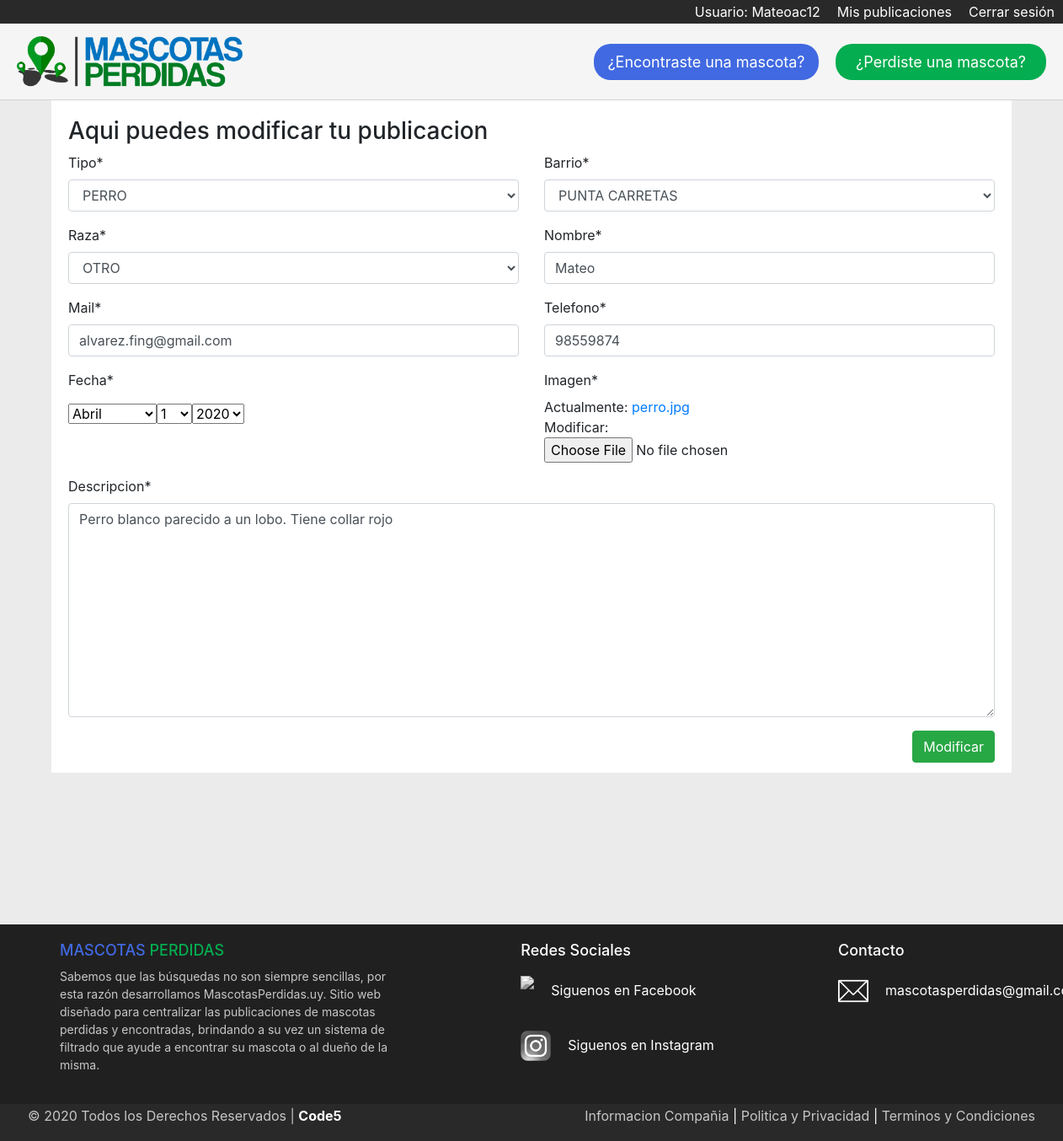
The app's page /modificar_publicaciones/49/ (signed in) with its own data.
### Mascotas/models.py (models this page shows)
class MascotaPerdida(models.Model):
    estado = models.CharField(max_length=40)
    imagen = models.ImageField(null=True, blank=True)  # <---- NO SACAR EL NULL NI EL BLANK QUE SE ROMPE LA BBDD
    barrio = models.ForeignKey(Barrio, on_delete=models.CASCADE)
    tipo = models.ForeignKey(Tipo, on_delete=models.CASCADE)
    raza = models.ForeignKey(Raza, on_delete=models.CASCADE)
    fecha = models.DateField()
    nombre = models.CharField(max_length=40)
    mail = models.EmailField()
    telefono = models.IntegerField()
    descripcion = models.TextField()

### Mascotasperdidas/views.py (the view)
# urls.py: path('modificar_publicaciones/<id>/', Modificar_publicaciones, name='modificar_publicaciones'),
@login_required
def Modificar_publicaciones(request, id):
    modificar = MascotaPerdida.objects.get(id=id)
    data = {
        'form': MascotaPerdidaForm(instance=modificar)
    }
    if request.method == 'POST':
        formulario = MascotaPerdidaForm(data=request.POST, files=request.FILES, instance=modificar)
        if formulario.is_valid():
            formulario.save()
            return redirect(to='listado_publicaciones')
        data['form'] = formulario
    return render(request, 'modificar_publicaciones.html', data)

### Mascotasperdidas/forms.py (shortened to what this page needs)
class MascotaPerdidaForm(ModelForm):
    estado = forms.CharField(initial='PERDIDO', widget = forms.HiddenInput())
    imagen = forms.ImageField(required=True)
    class Meta:
        model = MascotaPerdida
        fields = ['estado', 'barrio', 'tipo', 'raza', 'fecha', 'nombre', 'mail', 'telefono', 'imagen', 'descripcion']
        widgets = {
            'fecha': forms.SelectDateWidget(years=range(2020, 2021)),
        }

### Mascotas/models.py (called while the page is built)
    def __str__(self):
        return self.lugar

    def __str__(self):
        return self.especie

    def __str__(self):
        return self.tipo

### Mascotasperdidas/templates/modificar_publicaciones.html (shortened to what this page needs)
{% extends 'base.html' %}
{% load static %}
{% load crispy_forms_tags %}
{% block contenido %}
    <h3>Aqui puedes modificar tu publicacion</h3>
    <form action="" method="POST">
        <div class="row">
            <div class="col-6">
              {{ form.tipo|as_crispy_field }}
            </div>
            <div class="col-6">
                {{ form.barrio|as_crispy_field }}
            </div>
            <div class="col-6">
                {{ form.raza|as_crispy_field }}
            </div>
            <div class="col-6">
                {{ form.nombre|as_crispy_field }}
            </div>
            <div class="col-6">
                {{ form.mail|as_crispy_field }}
            </div>
            <div class="col-6">
                {{ form.telefono|as_crispy_field }}
            </div>
            <div class="col-6">
                <p>Fecha*</p>
                {{ form.fecha }}
            </div>
            <div class="col-6">
                {{ form.imagen|as_crispy_field }}
            </div>
        </div>
        {{ form.descripcion|as_crispy_field }}
        <div class="float-right">
            <input type="submit" value="Modificar" class="btn btn-success" onclick="ConfirmarModificacion()">
        </div>
    </form>
{% endblock %}

### Mascotasperdidas/templates/base.html (shortened to what this page needs)
{% load static %}
<!DOCTYPE html>
<html lang="es">
<head>
    <link rel="stylesheet" href="https://stackpath.bootstrapcdn.com/bootstrap/4.4.1/css/bootstrap.min.css">
    <link rel="stylesheet" href="{% static 'css/style.css' %}">
</head>
<body>
    <div id="login_logout">
        {% if user.is_authenticated %}
            <a href="{% url 'logout' %}">Cerrar sesión</a>
            <a href="{% url 'listado_publicaciones' %}">Mis publicaciones</a>
            <a href="{% url 'edituser' %}">Usuario: {{ user.username }}</a>
        {% else %}
            <a href="{% url 'registro_usuario' %}">Registrarse</a>
            <a href="{% url 'login' %}">Iniciar sesión</a>
        {% endif %}
    </div>
    <header id="header_principal">
        <figure id="logotipo">
            <a href="{% url 'home' %}">
                <img src="{% static 'img/Logo.png' %} "alt="logo" height="60px">
            </a>
        </figure>
        <div id="encontrado_perdido">
            <a href="{% url 'nuevo_ingreso_encontrado' %}" id="boton_encontrada">¿Encontraste una mascota?</a>
            <a href="{% url 'nuevo_ingreso_perdido' %}" id="boton_perdida">¿Perdiste una mascota?</a>
        </div>
    </header>
    <section class="container">
        {% block contenido %}
        {% endblock %}
    </section>
    <footer>
        <div class="footer_principal">
             <div class="footer_alto">
                 <div class="columna_uno">
                     <h4><span style="color: royalblue;">MASCOTAS</span> <span style="color: rgb(3, 173, 80);">PERDIDAS</span></h4>
                     <p class="copyright">
                        Sabemos que las búsquedas no son siempre sencillas, por esta razón desarrollamos
                        MascotasPerdidas.uy. Sitio web diseñado para centralizar las publicaciones de mascotas
                        perdidas y encontradas, brindando a su vez un sistema de filtrado que ayude a encontrar su
                        mascota o al dueño de la misma.
                        </p>
                 </div>
                 <div class="columna_dos">
                     <h4>Redes Sociales</h4>
                     <div class="contacto_redsocial">
                        <img src="{% static 'img/facebook.png' %}" height="36px" class="color-redsocial">
                        <p><a href="https://www.facebook.com" target="_blank">Siguenos en Facebook</a></p>
                     </div>
                     <div class="contacto_redsocial">
                        <img src="{% static 'img/instagram.png' %}" height="36px" class="color-redsocial">
                        <p><a href="https://www.instagram.com" target="_blank">Siguenos en Instagram</a></p>
                     </div>
                 </div>
                 <div class="columna_tres">
                     <h4>Contacto</h4>
                     <div class="contenido_columna_tres">
                        <img src="{% static 'img/contact.png' %}">
                        <p><a href="mailto:mascotasperdida@gmail.com " target="_blank">mascotasperdidas@gmail.com</a></p>
                     </div>
                 </div>
             </div>
         </div>
         <div class="footer_bajo">
                <div class="derechos_info">
                     <div>
                        <p class="copyright">© 2020 Todos los Derechos Reservados | <a href="">Code5</a></p>
                     </div>
                     <div class="informacion">
                         <a href="#">Informacion Compañia</a> | <a href="#">Politica y Privacidad</a> | <a href="#">Terminos y Condiciones</a>
                     </div>
                 </div>
             </div>
     </footer>
</body>
</html>

### Mascotasperdidas/static/css/style.css (style rules this page uses)
body { background: url('/static/img/background.png') no-repeat center center fixed; background-size: cover; min-height: 100vh; }
#login_logout { background-color: rgb(41, 41, 41); overflow: hidden; }
#login_logout > a { display: inline-block; padding: 2px 10px 0px 10px; color: white; text-decoration: none; border-bottom: rgb(41, 41, 41) 2px solid; float: right; }
#header_principal { padding: 15px 20px; background-color: whitesmoke; border-bottom: lightgray 1px solid; overflow: hidden; position: sticky; top: 0; z-index: 1; }
#logotipo { margin: 0; float: left; }
#encontrado_perdido { display: inline-block; float: right; position: relative; top: 9px; }
#boton_encontrada { display: inline-block; padding: 8px 16px; text-decoration: none; color: white; font-size: 18px; border-radius: 20px; min-width: 250px; text-align: center; background-color: royalblue; margin-right: 16px; }
#boton_perdida { display: inline-block; padding: 8px 16px; text-decoration: none; color: white; font-size: 18px; border-radius: 20px; min-width: 250px; text-align: center; background-color: rgb(3, 173, 80); }
.container { background-color: white; padding: 20px 20px 50px 20px; border: lightgrey 1px; }
footer { width: 100%; background: #202020; color: white; }
.footer_principal { width: 100%; max-width: 1200px; margin: auto; margin-top: 180px; padding: 20px 40px; }
.footer_alto { display: flex; justify-content: space-between; }
.columna_uno { max-width: 400px; }
.columna_uno h4 { font-size: 18px; }
.columna_uno p { font-size: 14px; color: #C7C7C7; margin-top: 10px; }
.columna_dos { max-width: 400px; }
.columna_dos h4 { font-size: 18px; }
.contacto_redsocial { margin-top: 20px; display: flex; filter: grayscale(1); }
.contacto_redsocial > p > a { color: white; text-decoration: none; }
.contacto_redsocial p { margin-top: 5px; margin-left: 20px; }
.columna_tres { max-width: 400px; }
.columna_tres h4 { font-size: 18px; }
.contenido_columna_tres { margin-top: 20px; display: flex; }
.contenido_columna_tres > p > a { color: white; }
.contenido_columna_tres img { width: 36px; height: 36px; }
.contenido_columna_tres p { margin-top: 5px; margin-left: 20px; max-width: 140px; }
.footer_bajo { width: 100%; background: rgb(41, 41, 41); }
.derechos_info { max-width: 1200px; margin: auto; display: flex; justify-content: space-between; padding: 2px; }
.copyright { color: #C7C7C7; }
.copyright a { text-decoration: none; color: white; font-weight: bold; }
.informacion a { text-decoration: none; color: #C7C7C7; }

### records on screen
MascotaPerdida: tipo "PERRO", barrio "PUNTA CARRETAS", raza "OTRO", nombre "Mateo", mail "alvarez.fing@gmail.com", telefono "98559874", descripcion "Perro blanco parecido a un lobo. Tiene collar rojo"

### other values on screen
{{ user.username }} "Mateoac12"
